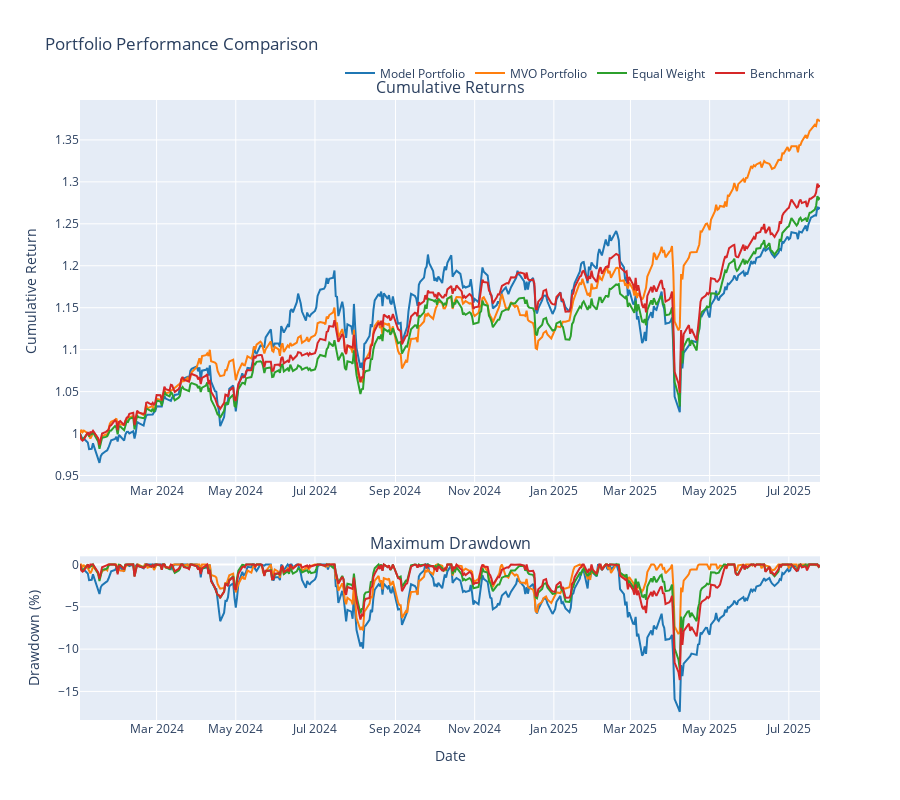

Notebook code for this chart:
### Code cell
# Plotting
fig = make_subplots(
    rows=2, cols=1,
    subplot_titles=('Cumulative Returns', 'Maximum Drawdown'),
    vertical_spacing=0.12,
    row_heights=[0.7, 0.3]
)

colors = ['#1f77b4', '#ff7f0e', '#2ca02c', '#d62728']

# Plot cumulative returns
for i, (name, returns) in enumerate(portfolio_returns.items()):
    #if name != 'Benchmark':
    cumulative_returns = (1 + returns).cumprod()
    fig.add_trace(
        go.Scatter(
            x=cumulative_returns.index,
            y=cumulative_returns.values,
            mode='lines',
            name=name,
            line=dict(color=colors[i], width=2),
            showlegend=True
        ),
        row=1, col=1
    )

# Plot drawdowns
for i, (name, returns) in enumerate(portfolio_returns.items()):
#if name != 'Benchmark':
    cumulative = (1 + returns).cumprod()
    rolling_max = cumulative.expanding().max()
    drawdown = (cumulative - rolling_max) / rolling_max * 100
    
    fig.add_trace(
        go.Scatter(
            x=drawdown.index,
            y=drawdown.values,
            mode='lines',
            name=name,
            line=dict(color=colors[i], width=2),
            showlegend=False
        ),
        row=2, col=1
    )

# Update layout
fig.update_layout(
    title='Portfolio Performance Comparison',
    height=800,
    hovermode='x unified',
    legend=dict(
        orientation="h",
        yanchor="bottom",
        y=1.02,
        xanchor="right",
        x=1
    )
)

fig.update_xaxes(title_text="Date", row=2, col=1)
fig.update_yaxes(title_text="Cumulative Return", row=1, col=1)
fig.update_yaxes(title_text="Drawdown (%)", row=2, col=1)

fig.show()

# Save the plot to a file
fig.write_html(f'{output_dir}/{train_type}/portfolio_performance_{model_type}_run_{run_no}.html')
# save image to file
fig.write_image(f'{output_dir}/{train_type}/portfolio_performance_{model_type}_run_{run_no}.png')

### Figure 1 — Plotly figure (JSON) as saved in the notebook; plotly's stock layout.template omitted (floating-point values rounded to 4 significant figures; data arrays with more than 128 entries replaced by an {"elided": "..."} marker saying what was removed)
{"data": [{"line": {"color": "#1f77b4", "width": 2}, "mode": "lines", "name": "Model Portfolio", "showlegend": true, "type": "scatter", "x": {"elided": "392 str values"}, "xaxis": "x", "y": {"elided": "392 float values"}, "yaxis": "y"}, {"line": {"color": "#ff7f0e", "width": 2}, "mode": "lines", "name": "MVO Portfolio", "showlegend": true, "type": "scatter", "x": {"elided": "392 str values"}, "xaxis": "x", "y": {"elided": "392 float values"}, "yaxis": "y"}, {"line": {"color": "#2ca02c", "width": 2}, "mode": "lines", "name": "Equal Weight", "showlegend": true, "type": "scatter", "x": {"elided": "392 str values"}, "xaxis": "x", "y": {"elided": "392 float values"}, "yaxis": "y"}, {"line": {"color": "#d62728", "width": 2}, "mode": "lines", "name": "Benchmark", "showlegend": true, "type": "scatter", "x": {"elided": "392 str values"}, "xaxis": "x", "y": {"elided": "392 float values"}, "yaxis": "y"}, {"line": {"color": "#1f77b4", "width": 2}, "mode": "lines", "name": "Model Portfolio", "showlegend": false, "type": "scatter", "x": {"elided": "392 str values"}, "xaxis": "x2", "y": {"elided": "392 float values"}, "yaxis": "y2"}, {"line": {"color": "#ff7f0e", "width": 2}, "mode": "lines", "name": "MVO Portfolio", "showlegend": false, "type": "scatter", "x": {"elided": "392 str values"}, "xaxis": "x2", "y": {"elided": "392 float values"}, "yaxis": "y2"}, {"line": {"color": "#2ca02c", "width": 2}, "mode": "lines", "name": "Equal Weight", "showlegend": false, "type": "scatter", "x": {"elided": "392 str values"}, "xaxis": "x2", "y": {"elided": "392 float values"}, "yaxis": "y2"}, {"line": {"color": "#d62728", "width": 2}, "mode": "lines", "name": "Benchmark", "showlegend": false, "type": "scatter", "x": {"elided": "392 str values"}, "xaxis": "x2", "y": {"elided": "392 float values"}, "yaxis": "y2"}], "layout": {"annotations": [{"font": {"size": 16}, "showarrow": false, "text": "Cumulative Returns", "x": 0.5, "xanchor": "center", "xref": "paper", "y": 1, "yanchor": "bottom", "yref": "paper"}, {"font": {"size": 16}, "showarrow": false, "text": "Maximum Drawdown", "x": 0.5, "xanchor": "center", "xref": "paper", "y": 0.264, "yanchor": "bottom", "yref": "paper"}], "height": 800, "hovermode": "x unified", "legend": {"orientation": "h", "x": 1, "xanchor": "right", "y": 1.02, "yanchor": "bottom"}, "title": {"text": "Portfolio Performance Comparison"}, "xaxis": {"anchor": "y", "domain": [0, 1]}, "xaxis2": {"anchor": "y2", "domain": [0, 1], "title": {"text": "Date"}}, "yaxis": {"anchor": "x", "domain": [0.384, 1], "title": {"text": "Cumulative Return"}}, "yaxis2": {"anchor": "x2", "domain": [0, 0.264], "title": {"text": "Drawdown (%)"}}}}
